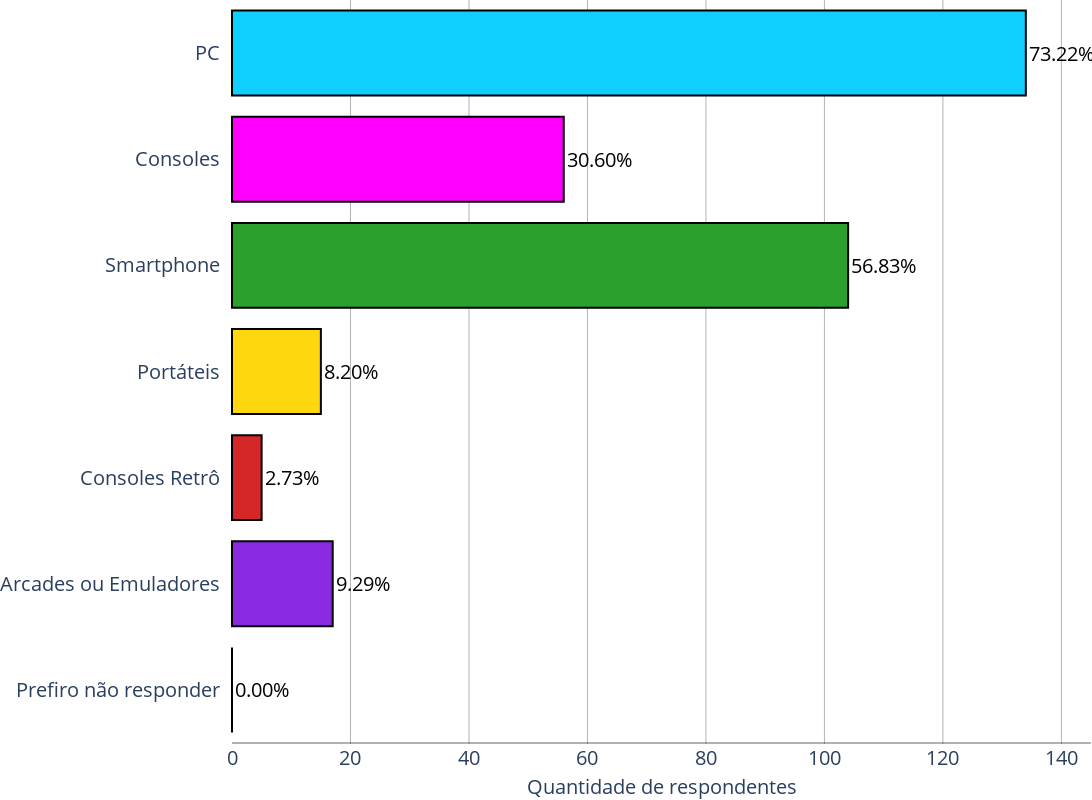

The cell this chart's notebook holds for it:
### Code cell
# 5. Atualmente, em qual(is) plataforma(s) costuma jogar com maior frequência?
# OBS: Como aqui pode marcar mais de uma opção nas resposta, ela são concatenadas num vetor de string, portanto
#      é preciso separar as respostas e contar a quantidade de cada uma
# - PC
# - Consoles (por exemplo: Playstation, XBOX)
# - Smartphone
# - Portáteis (por exemplo: Nintendo Switch, PSP)
# - Consoles Retrô (por exemplo: SNES, Mega Drive, Sega Saturn, Odissey, Atari, Television)
# - Arcades ou Emuladores
# - Prefiro não responder
    
# Pega a quinta coluna da df
q5 = df.iloc[:, 4]

# Separa as respostas
q5_pc = q5.str.contains('PC').sum()
q5_consoles = q5.str.contains('Consoles').sum()
q5_smartphone = q5.str.contains('Smartphone').sum()
q5_portateis = q5.str.contains('Portáteis').sum()
q5_retro = q5.str.contains('Consoles Retrô').sum()
q5_arcades = q5.str.contains('Arcades').sum()
q5_p = q5.str.contains('Prefiro não responder').sum()

# Cria labels para o gráfico
labels = ['Prefiro não responder  ', 'Arcades ou Emuladores  ', 'Consoles Retrô  ', 'Portáteis  ', 'Smartphone  ', 'Consoles  ', 'PC  ']

# Cria um gráfico de barras horizontais
fig = go.Figure(data=[go.Bar(x=[q5_p, q5_arcades, q5_retro, q5_portateis, q5_smartphone, q5_consoles, q5_pc],
                             y=labels, orientation='h', 
                             text=[f'{(q5_p / total) * 100:.2f}%', 
                                   f'{(q5_arcades / total) * 100:.2f}%', 
                                   f'{(q5_retro / total) * 100:.2f}%', 
                                   f'{(q5_portateis / total) * 100:.2f}%', 
                                   f'{(q5_smartphone / total) * 100:.2f}%', 
                                   f'{(q5_consoles / total) * 100:.2f}%', 
                                   f'{(q5_pc / total) * 100:.2f}%'],
                             textposition='outside', textfont=dict(size=20, color='black'),
                             marker=dict(line=dict(color='black', width=2)))])
       
# Adiciona cores ao gráfico
fig.update_traces(marker_color=[cores.cinza, cores.roxo, cores.vermelho, cores.amarelo, cores.verde, cores.rosa, cores.azul])


# Adiciona uma linha no valor 0 do eixo x até o final
fig.add_shape(type='line', x0=0, x1=145, y0=-0.5, y1=-0.5, line=dict(color='rgba(0, 0, 0, 0.3)', width=2))

# Adiciona o nome ao eixo x
fig.update_xaxes(title_text='Quantidade de respondentes', title_font=dict(size=20), showgrid=True, 
                 gridcolor='rgba(0, 0, 0, 0.3)')

# Atualiza o layout do gráfico
fig.update_layout(
    title=dict(
        font=dict(
            family='Arial',
            size=30,
            color='black'
        ),
        x=0.5
    ),
    autosize=False,
    width=2000,
    height=800,
    plot_bgcolor='white',
    
    xaxis=dict(
        tickfont=dict(size=20),
        showgrid=True,
        gridcolor='rgba(0, 0, 0, 0.3)'
    ),
    
    yaxis=dict(
        tickfont=dict(size=20)
        
    ),
    legend=dict(
        traceorder='normal',
        font=dict(
            family='sans-serif',
            size=20,
            color='black'
        ),
        bordercolor='Black',
        borderwidth=2
    ),
    
    # Padding para tirar o espaço em branco em volta do gráfico
    margin=dict(l=0, r=0, t=0, b=0)
    
)

### Figure 1 — Plotly figure (JSON) as saved in the notebook; plotly's stock layout.template omitted (floating-point values rounded to 4 significant figures)
{"data": [{"marker": {"color": ["#9098a3", "#8a2be2", "#d62728", "#ffd70f", "#2ca02c", "#ff00ff", "#0fcfff"], "line": {"color": "black", "width": 2}}, "orientation": "h", "text": ["0.00%", "9.29%", "2.73%", "8.20%", "56.83%", "30.60%", "73.22%"], "textfont": {"color": "black", "size": 20}, "textposition": "outside", "type": "bar", "x": [0, 17, 5, 15, 104, 56, 134], "y": ["Prefiro não responder  ", "Arcades ou Emuladores  ", "Consoles Retrô  ", "Portáteis  ", "Smartphone  ", "Consoles  ", "PC  "]}], "layout": {"autosize": false, "height": 800, "legend": {"bordercolor": "Black", "borderwidth": 2, "font": {"color": "black", "family": "sans-serif", "size": 20}, "traceorder": "normal"}, "margin": {"b": 0, "l": 0, "r": 0, "t": 0}, "plot_bgcolor": "white", "shapes": [{"line": {"color": "rgba(0, 0, 0, 0.3)", "width": 2}, "type": "line", "x0": 0, "x1": 145, "y0": -0.5, "y1": -0.5}], "title": {"font": {"color": "black", "family": "Arial", "size": 30}, "x": 0.5}, "width": 2000, "xaxis": {"gridcolor": "rgba(0, 0, 0, 0.3)", "showgrid": true, "tickfont": {"size": 20}, "title": {"font": {"size": 20}, "text": "Quantidade de respondentes"}}, "yaxis": {"tickfont": {"size": 20}}}}
